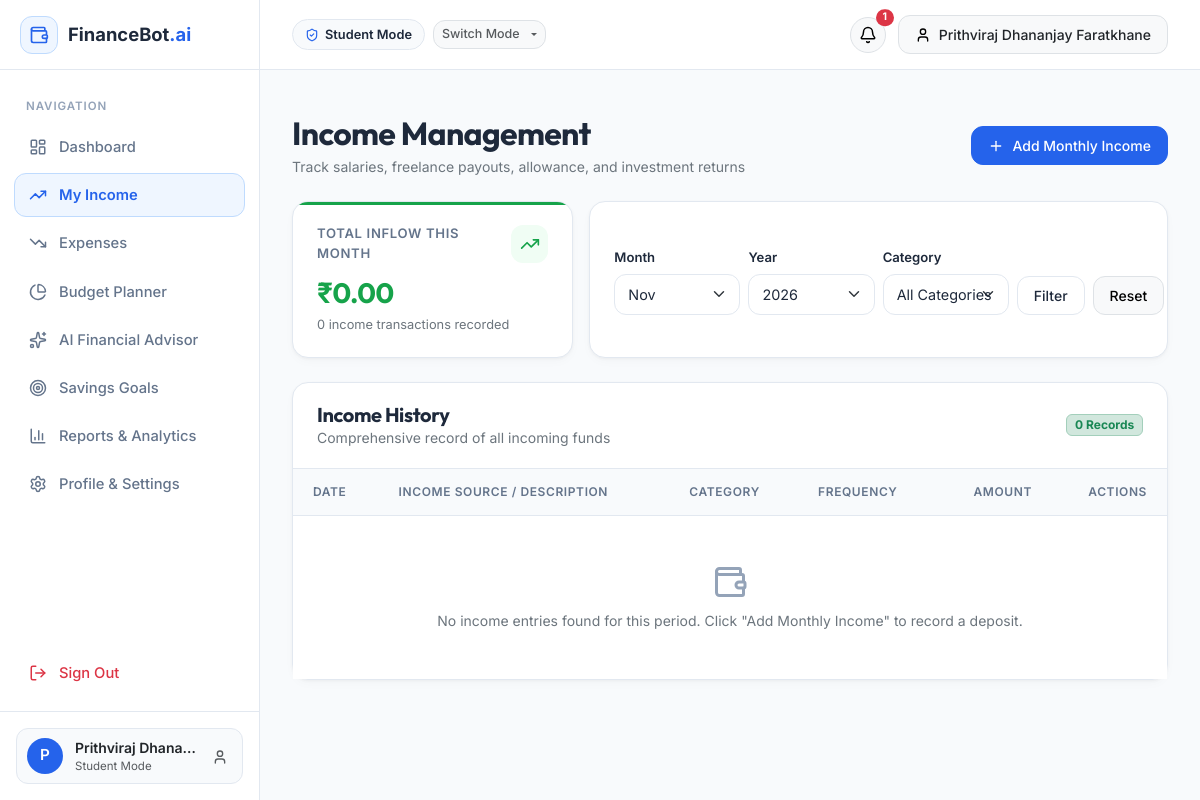
/income (signed in), run on the app's committed database.
### models.py (models this page shows, shortened)
class User(UserMixin, db.Model):
    __tablename__ = 'users'
    id = db.Column(db.Integer, primary_key=True)
    name = db.Column(db.String(100), nullable=False)
    email = db.Column(db.String(120), unique=True, nullable=False, index=True)
    password_hash = db.Column(db.String(255), nullable=False)
    currency = db.Column(db.String(10), default="₹")
    financial_mode = db.Column(db.String(20), default="standard")  # standard, student, freelancer, household
    monthly_allowance = db.Column(db.Numeric(12, 2), default=0.00)  # for student mode
    created_at = db.Column(db.DateTime, default=datetime.utcnow)
    incomes = db.relationship('Income', backref='user', lazy='dynamic', cascade='all, delete-orphan')
    expenses = db.relationship('Expense', backref='user', lazy='dynamic', cascade='all, delete-orphan')
    budgets = db.relationship('Budget', backref='user', lazy='dynamic', cascade='all, delete-orphan')
    savings_goals = db.relationship('SavingsGoal', backref='user', lazy='dynamic', cascade='all, delete-orphan')
    ai_conversations = db.relationship('AIConversation', backref='user', lazy='dynamic', cascade='all, delete-orphan')
    notifications = db.relationship('Notification', backref='user', lazy='dynamic', cascade='all, delete-orphan')

### routes/income.py (the view)
@income_bp.route('/income', methods=['GET'])
@login_required
def index():
    today = date.today()
    try:
        selected_month = int(request.args.get('month') or today.month)
        if not (1 <= selected_month <= 12):
            selected_month = today.month
    except (ValueError, TypeError):
        selected_month = today.month
    try:
        selected_year = int(request.args.get('year') or today.year)
        if selected_year < 2000 or selected_year > 2100:
            selected_year = today.year
    except (ValueError, TypeError):
        selected_year = today.year
    selected_category = request.args.get('category', '').strip()
    query = Income.query.filter_by(user_id=current_user.id)
    if selected_month:
        query = query.filter(extract('month', Income.date) == selected_month)
    if selected_year:
        query = query.filter(extract('year', Income.date) == selected_year)
    if selected_category:
        query = query.filter(Income.category == selected_category)
    incomes = query.order_by(Income.date.desc(), Income.id.desc()).all()
    total_income = sum(float(i.amount) for i in incomes)
    breakdown = AnalyticsService.get_income_category_breakdown(current_user.id, selected_month, selected_year)
    form = IncomeForm()
    return render_template(
        'income.html',
        incomes=incomes,
        total_income=round(total_income, 2),
        breakdown=breakdown,
        selected_month=selected_month,
        selected_year=selected_year,
        selected_category=selected_category,
        form=form
    )

### templates/income.html (shortened to what this page needs)
{% extends "base.html" %}
{% block content %}
<div class="d-flex flex-wrap justify-content-between align-items-center mb-4 gap-3">
    <div>
        <h2 class="fw-bold mb-1">Income Management</h2>
        <p class="text-secondary mb-0 small">
            Track salaries, freelance payouts, allowance, and investment returns
        </p>
    </div>
    <button class="btn btn-primary-fin btn-sm" type="button" data-bs-toggle="modal" data-bs-target="#addIncomeModal">
        <i data-lucide="plus"></i> Add Monthly Income
    </button>
</div>
<div class="row g-3 mb-4">
    <div class="col-md-4">
        <div class="stat-card accent-green h-100">
            <div class="stat-header">
                <span class="stat-title">Total Inflow This Month</span>
                <div class="stat-icon green"><i data-lucide="trending-up"></i></div>
            </div>
            <div class="stat-value" style="color: var(--color-success);">
                {{ current_user.currency }}{{ "%.2f"|format(total_income) }}
            </div>
            <div class="stat-subtext text-secondary">
                {{ incomes|length }} income transaction{{ 's' if incomes|length != 1 else '' }} recorded
            </div>
        </div>
    </div>
    <div class="col-md-8">
        <div class="fin-card p-4 h-100 d-flex flex-column justify-content-center">
            <form method="GET" action="{{ url_for('income.index') }}" class="row g-2 align-items-end">
                <div class="col-sm-3">
                    <label class="form-label small">Month</label>
                    <select name="month" class="form-select form-select-sm">
                        {% for m in range(1, 13) %}
                        <option value="{{ m }}" {% if m == selected_month %}selected{% endif %}>
                            {{ ['Jan', 'Feb', 'Mar', 'Apr', 'May', 'Jun', 'Jul', 'Aug', 'Sep', 'Oct', 'Nov', 'Dec'][m-1] }}
                        </option>
                        {% endfor %}
                    </select>
                </div>
                <div class="col-sm-3">
                    <label class="form-label small">Year</label>
                    <select name="year" class="form-select form-select-sm">
                        {% for y in range(today.year - 1, today.year + 2) %}
                        <option value="{{ y }}" {% if y == selected_year %}selected{% endif %}>{{ y }}</option>
                        {% endfor %}
                    </select>
                </div>
                <div class="col-sm-3">
                    <label class="form-label small">Category</label>
                    <select name="category" class="form-select form-select-sm">
                        <option value="">All Categories</option>
                    </select>
                </div>
                <div class="col-sm-3 d-flex gap-2">
                    <button type="submit" class="btn btn-outline-fin btn-sm w-100">Filter</button>
                    <a href="{{ url_for('income.index') }}" class="btn btn-light border btn-sm">Reset</a>
                </div>
            </form>
        </div>
    </div>
</div>
<div class="fin-card">
    <div class="fin-card-header">
        <div>
            <h5 class="fw-bold mb-0">Income History</h5>
            <div class="text-secondary small">Comprehensive record of all incoming funds</div>
        </div>
        <span class="badge bg-success-subtle text-success border border-success-subtle">{{ incomes|length }} Records</span>
    </div>
    <div class="table-responsive">
        <table class="table table-fin">
            <thead>
                <tr>
                    <th>Date</th>
                    <th>Income Source / Description</th>
                    <th>Category</th>
                    <th>Frequency</th>
                    <th class="text-end">Amount</th>
                    <th class="text-end">Actions</th>
                </tr>
            </thead>
            <tbody>
                {% for inc in incomes %}
                <tr>
                    <td class="text-secondary small">{{ inc.date.strftime('%d %b %Y') }}</td>
                    <td class="fw-semibold text-dark">{{ inc.description or 'Income deposit' }}</td>
                    <td><span class="badge badge-soft badge-soft-{{ inc.category | badge_color }}">{{ inc.category }}</span></td>
                    <td>
                        {% if inc.is_recurring %}
                        <span class="badge bg-info-subtle text-info small"><i data-lucide="repeat" style="width: 12px; height: 12px; margin-right: 4px;"></i>Recurring</span>
                        {% else %}
                        <span class="text-secondary small">One-time</span>
                        {% endif %}
                    </td>
                    <td class="text-end fw-bold" style="color: var(--color-success);">
                        +{{ current_user.currency }}{{ "%.2f"|format(inc.amount) }}
                    </td>
                    <td class="text-end">
                        <div class="d-inline-flex gap-1">
                            <a href="{{ url_for('income.edit', id=inc.id) }}" class="btn btn-sm btn-light border p-1" title="Edit Income">
                                <i data-lucide="edit-2" style="width: 14px; height: 14px;"></i>
                            </a>
                            <form action="{{ url_for('income.delete', id=inc.id) }}" method="POST" class="d-inline" onsubmit="return confirm('Delete this income record?');">
                                <input type="hidden" name="csrf_token" value="{{ csrf_token() }}">
                                <button type="submit" class="btn btn-sm btn-light border text-danger p-1" title="Delete Income">
                                    <i data-lucide="trash-2" style="width: 14px; height: 14px;"></i>
                                </button>
                            </form>
                        </div>
                    </td>
                </tr>
                {% else %}
                <tr>
                    <td colspan="6" class="text-center py-5 text-secondary">
                        <i data-lucide="wallet" style="width: 36px; height: 36px; color: var(--text-muted); display: block; margin: 0 auto 10px;"></i>
                        No income entries found for this period. Click "Add Monthly Income" to record a deposit.
                    </td>
                </tr>
                {% endfor %}
            </tbody>
        </table>
    </div>
</div>
{% endblock %}

### templates/base.html (shortened to what this page needs)
<!DOCTYPE html>
<html lang="en">
<head>
    <link href="https://cdn.jsdelivr.net/npm/bootstrap@5.3.3/dist/css/bootstrap.min.css" rel="stylesheet">
    <link href="https://cdn.jsdelivr.net/npm/bootstrap-icons@1.11.3/font/bootstrap-icons.min.css" rel="stylesheet">
    <link rel="stylesheet" href="{{ url_for('static', filename='css/style.css') }}">
</head>
<body>
{% if current_user.is_authenticated %}
<div class="app-container">
    <aside class="app-sidebar">
        <div class="sidebar-header">
            <a href="{{ url_for('dashboard.index') }}" class="brand-badge">
                <div class="brand-icon-box">
                    <i data-lucide="wallet"></i>
                </div>
                <span>FinanceBot<span style="color: var(--color-primary);">.ai</span></span>
            </a>
        </div>
        <div class="sidebar-menu">
            <div class="sidebar-label">Navigation</div>
            <a href="{{ url_for('dashboard.index') }}" class="nav-link-custom {% if request.endpoint == 'dashboard.index' %}active{% endif %}" id="nav-dashboard">
                <i data-lucide="layout-dashboard"></i>
                <span>Dashboard</span>
            </a>
            <a href="{{ url_for('income.index') }}" class="nav-link-custom {% if request.endpoint in ['income.index', 'income.edit'] %}active{% endif %}" id="nav-income">
                <i data-lucide="trending-up"></i>
                <span>My Income</span>
            </a>
            <a href="{{ url_for('expenses.index') }}" class="nav-link-custom {% if request.endpoint in ['expenses.index', 'expenses.edit', 'expenses.transactions'] %}active{% endif %}" id="nav-expenses">
                <i data-lucide="trending-down"></i>
                <span>Expenses</span>
            </a>
            <a href="{{ url_for('budgets.index') }}" class="nav-link-custom {% if request.endpoint == 'budgets.index' %}active{% endif %}" id="nav-budgets">
                <i data-lucide="pie-chart"></i>
                <span>Budget Planner</span>
            </a>
            <a href="{{ url_for('ai_advisor.index') }}" class="nav-link-custom {% if request.endpoint == 'ai_advisor.index' %}active{% endif %}" id="nav-ai-advisor">
                <i data-lucide="sparkles"></i>
                <span>AI Financial Advisor</span>
            </a>
            <a href="{{ url_for('savings.index') }}" class="nav-link-custom {% if request.endpoint in ['savings.index', 'savings.edit'] %}active{% endif %}" id="nav-savings">
                <i data-lucide="target"></i>
                <span>Savings Goals</span>
            </a>
            <a href="{{ url_for('reports.index') }}" class="nav-link-custom {% if request.endpoint == 'reports.index' %}active{% endif %}" id="nav-reports">
                <i data-lucide="bar-chart-3"></i>
                <span>Reports & Analytics</span>
            </a>
            <a href="{{ url_for('auth.settings') }}" class="nav-link-custom {% if request.endpoint in ['auth.settings', 'auth.profile'] %}active{% endif %}" id="nav-settings">
                <i data-lucide="settings"></i>
                <span>Profile & Settings</span>
            </a>
            <div class="mt-auto pt-3">
                <a href="{{ url_for('auth.logout') }}" class="nav-link-custom text-danger" style="margin-top: 10px;">
                    <i data-lucide="log-out" class="text-danger"></i>
                    <span>Sign Out</span>
                </a>
            </div>
        </div>
        <div class="sidebar-footer">
            <div class="user-mini-card">
                <div class="user-avatar">{{ current_user.name[0] | upper }}</div>
                <div class="overflow-hidden flex-grow-1">
                    <div class="text-dark small fw-semibold text-truncate">{{ current_user.name }}</div>
                    <div class="text-muted" style="font-size: 0.72rem;">{{ current_user.financial_mode.title() }} Mode</div>
                </div>
                <a href="{{ url_for('auth.profile') }}" class="text-muted p-1" title="User Profile">
                    <i data-lucide="user" style="width: 16px; height: 16px;"></i>
                </a>
            </div>
        </div>
    </aside>
    <div class="app-main">
        <header class="app-topbar">
            <div class="d-flex align-items-center gap-3">
                <div class="d-flex align-items-center gap-2">
                    <span class="mode-badge">
                        <i data-lucide="shield-check"></i>
                        {{ current_user.financial_mode.title() }} Mode
                    </span>
                    <div class="dropdown">
                        <button class="btn btn-sm btn-light border dropdown-toggle py-1 px-2 text-muted" style="font-size: 0.78rem;" type="button" data-bs-toggle="dropdown">
                            Switch Mode
                        </button>
                    </div>
                </div>
            </div>
            <div class="topbar-actions">
                <div class="dropdown">
                    <button class="btn btn-light position-relative rounded-circle p-2 border" type="button" data-bs-toggle="dropdown" aria-expanded="false" title="Notifications">
                        <i data-lucide="bell" style="width: 18px; height: 18px;"></i>
                        {% if unread_notifications_count > 0 %}
                        <span class="position-absolute top-0 start-100 translate-middle badge rounded-pill bg-danger" style="font-size: 0.65rem;">
                            {{ unread_notifications_count }}
                        </span>
                        {% endif %}
                    </button>
                </div>
                <a href="{{ url_for('auth.profile') }}" class="btn btn-light border btn-sm d-flex align-items-center gap-2">
                    <i data-lucide="user" style="width: 16px; height: 16px;"></i>
                    <span class="d-none d-md-inline text-dark">{{ current_user.name }}</span>
                </a>
            </div>
        </header>
        <div class="px-4 pt-3">
        </div>
        <main class="page-body">
            {% block content %}{% endblock %}
        </main>
    </div>
</div>
{% endif %}
</body>
</html>

### data on the page
User: name "P", name "Prithviraj Dhana…", financial_mode "Student", name "Prithviraj Dhananjay Faratkhane", currency "₹"

### other printed values
{{ unread_notifications_count }} "1"
{{ "%.2f"|format(total_income) }} "0.00"
{{ incomes|length }} "0"
{{ 's' if incomes|length != 1 else '' }} "s"
form field month "Nov"
form field year "2026"
